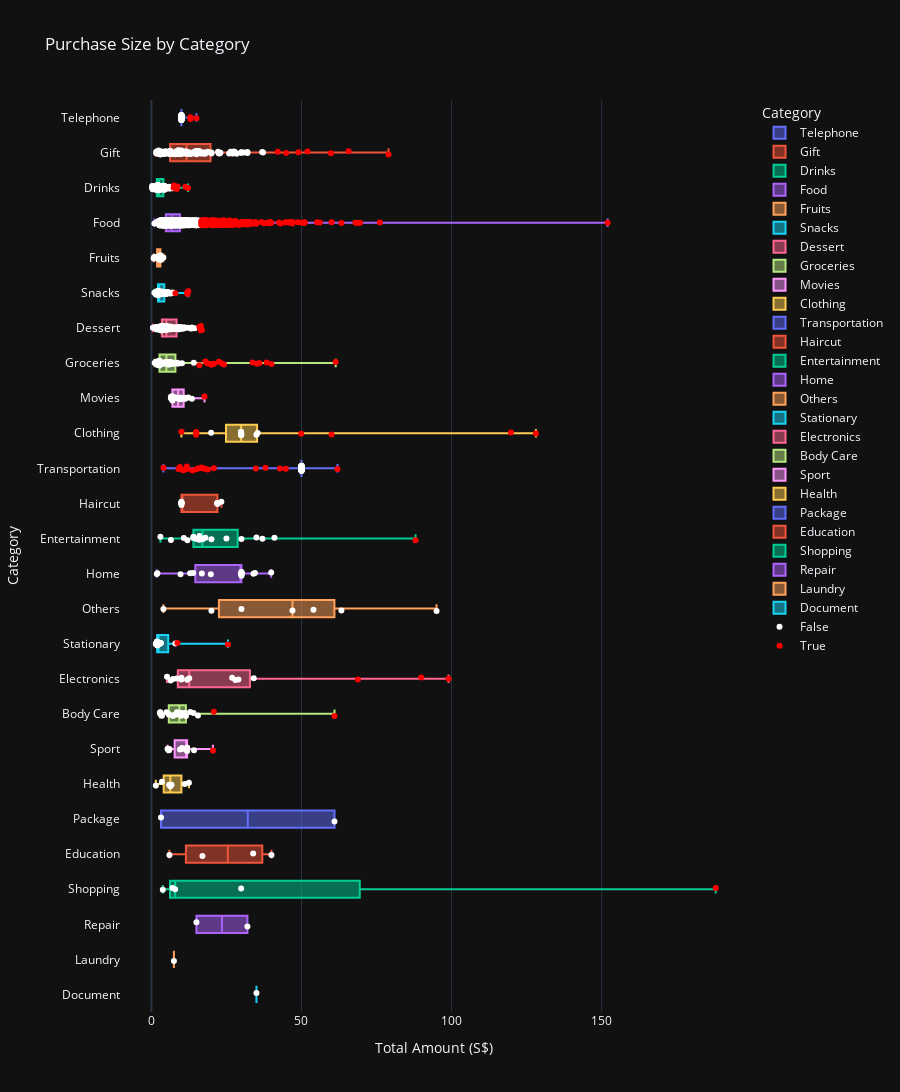

This figure's notebook cell:
### Code cell
# Boxplot of Purchase Amount (Zoomed-in)
fig2 = px.strip(
    EXPENSES,
    x="Amount",
    y="Category",
    color="Outlier",  # Highlight outlier status
    orientation="h",
    color_discrete_map={
        True: "red", 
        False: "white"
    }
)

fig = px.box(
    EXPENSES,
    x="Amount",
    y="Category",
    color="Category",
    title="Purchase Size by Category",
    custom_data=["Amount", "Category", "Outlier"],
    template="plotly_dark",
    points=False,
    orientation="h"
)

fig.add_traces(fig2.data)

fig.update_traces(
    hovertemplate="<br>".join([
        "Category: %{y}",
        "Total Amount: S$%{x:.2f}"
    ])
)

fig.update_layout(
    height=1500, 
    xaxis_title="Total Amount (S$)", 
    yaxis_title="Category"
)

fig.show()

FIG_TITLE = fig.layout.title.text if fig.layout.title else "Untitled Plot"
PLOT_CAPTION = """
Since each category has distinct data range and descriptive statistics, it is only reasonable the outliers are detected within each category separately.
Upon outlier detection, red and white dots signify outlier and non-outlier data points respectively.
"""

PLOT_CAPTION_WRAPPED = textwrap.fill(PLOT_CAPTION, width=130)
print(PLOT_CAPTION_WRAPPED)

print("\n--------------------------------\n")

SAVE_PLOT_AND_REGISTER(
    fig,
    FILENAME="BOX_PLOT_PURCHASE_SIZE_BY_CATEGORY.png",
    TITLE=FIG_TITLE,
    CAPTION=PLOT_CAPTION_WRAPPED
)

### Figure 1 — Plotly figure (JSON) as saved in the notebook; plotly's stock layout.template omitted (floating-point values rounded to 4 significant figures; data arrays with more than 128 entries replaced by an {"elided": "..."} marker saying what was removed)
{"data": [{"alignmentgroup": "True", "boxpoints": false, "customdata": [[10, "Telephone", false], [10, "Telephone", false], [10, "Telephone", false], [10, "Telephone", false], [10, "Telephone", false], [10, "Telephone", false], [10, "Telephone", false], [10, "Telephone", false], [10, "Telephone", false], [10, "Telephone", false], [10, "Telephone", false], [10, "Telephone", false], [10, "Telephone", false], [10, "Telephone", false], [10, "Telephone", false], [10, "Telephone", false], [10, "Telephone", false], [10, "Telephone", false], [10, "Telephone", false], [10, "Telephone", false], [10, "Telephone", false], [10, "Telephone", false], [10, "Telephone", false], [10, "Telephone", false], [10, "Telephone", false], [10, "Telephone", false], [10, "Telephone", false], [10, "Telephone", false], [13, "Telephone", true], [10, "Telephone", false], [10, "Telephone", false], [10, "Telephone", false], [10, "Telephone", false], [10, "Telephone", false], [10, "Telephone", false], [10, "Telephone", false], [10, "Telephone", false], [13, "Telephone", true], [15, "Telephone", true], [13, "Telephone", true]], "hovertemplate": "Category: %{y}<br>Total Amount: S$%{x:.2f}", "legendgroup": "Telephone", "marker": {"color": "#636efa"}, "name": "Telephone", "notched": false, "offsetgroup": "Telephone", "orientation": "h", "showlegend": true, "type": "box", "x": [10.0, 10.0, 10.0, 10.0, 10.0, 10.0, 10.0, 10.0, 10.0, 10.0, 10.0, 10.0, 10.0, 10.0, 10.0, 10.0, 10.0, 10.0, 10.0, 10.0, 10.0, 10.0, 10.0, 10.0, 10.0, 10.0, 10.0, 10.0, 13.0, 10.0, 10.0, 10.0, 10.0, 10.0, 10.0, 10.0, 10.0, 13.0, 15.0, 13.0], "x0": " ", "xaxis": "x", "y": ["Telephone", "Telephone", "Telephone", "Telephone", "Telephone", "Telephone", "Telephone", "Telephone", "Telephone", "Telephone", "Telephone", "Telephone", "Telephone", "Telephone", "Telephone", "Telephone", "Telephone", "Telephone", "Telephone", "Telephone", "Telephone", "Telephone", "Telephone", "Telephone", "Telephone", "Telephone", "Telephone", "Telephone", "Telephone", "Telephone", "Telephone", "Telephone", "Telephone", "Telephone", "Telephone", "Telephone", "Telephone", "Telephone", "Telephone", "Telephone"], "y0": " ", "yaxis": "y"}, {"alignmentgroup": "True", "boxpoints": false, "customdata": {"elided": "111x3 mixed values"}, "hovertemplate": "Category: %{y}<br>Total Amount: S$%{x:.2f}", "legendgroup": "Gift", "marker": {"color": "#EF553B"}, "name": "Gift", "notched": false, "offsetgroup": "Gift", "orientation": "h", "showlegend": true, "type": "box", "x": [15.3, 32.0, 8.3, 8.3, 27.0, 6.0, 7.9, 7.5, 5.0, 15.0, 6.0, 15.0, 5.5, 2.3, 6.5, 7.0, 10.0, 11.7, 59.8, 14.5, 49.0, 6.0, 1.6, 4.0, 1.6, 3.0, 3.8, 10.0, 2.5, 15.0, 22.4, 2.9, 11.5, 8.9, 11.1, 12.5, 29.9, 10.0, 14.5, 27.2, 12.3, 2.3, 28.4, 14.1, 2.5, 15.0, 14.7, 8.5, 9.0, 10.0, 37.2, 9.0, 44.9, 15.5, 15.9, 4.5, 12.5, 17.9, 10.0, 6.0, 13.2, 29.9, 20.0, 9.0, 18.8, 10.4, 2.4, 9.8, 17.9, 11.5, 20.0, 30.0, 27.5, 3.5, 4.2, 6.0, 6.3, 6.7, 6.3, 36.9, 30.9, 17.2, 17.5, 65.7, 5.0, 32.0, 25.9, 17.4, 8.9, 4.3, 16.5, 2.8, 6.2, 42.1, 8.0, 17.0, 27.9, 15.0, 26.4, 12.0, 15.9, 23.0, 4.7, 5.9, 6.0, 52.0, 18.6, 79.0, 22.2, 9.0, 22.7], "x0": " ", "xaxis": "x", "y": ["Gift", "Gift", "Gift", "Gift", "Gift", "Gift", "Gift", "Gift", "Gift", "Gift", "Gift", "Gift", "Gift", "Gift", "Gift", "Gift", "Gift", "Gift", "Gift", "Gift", "Gift", "Gift", "Gift", "Gift", "Gift", "Gift", "Gift", "Gift", "Gift", "Gift", "Gift", "Gift", "Gift", "Gift", "Gift", "Gift", "Gift", "Gift", "Gift", "Gift", "Gift", "Gift", "Gift", "Gift", "Gift", "Gift", "Gift", "Gift", "Gift", "Gift", "Gift", "Gift", "Gift", "Gift", "Gift", "Gift", "Gift", "Gift", "Gift", "Gift", "Gift", "Gift", "Gift", "Gift", "Gift", "Gift", "Gift", "Gift", "Gift", "Gift", "Gift", "Gift", "Gift", "Gift", "Gift", "Gift", "Gift", "Gift", "Gift", "Gift", "Gift", "Gift", "Gift", "Gift", "Gift", "Gift", "Gift", "Gift", "Gift", "Gift", "Gift", "Gift", "Gift", "Gift", "Gift", "Gift", "Gift", "Gift", "Gift", "Gift", "Gift", "Gift", "Gift", "Gift", "Gift", "Gift", "Gift", "Gift", "Gift", "Gift", "Gift"], "y0": " ", "yaxis": "y"}, {"alignmentgroup": "True", "boxpoints": false, "customdata": {"elided": "206x3 mixed values"}, "hovertemplate": "Category: %{y}<br>Total Amount: S$%{x:.2f}", "legendgroup": "Drinks", "marker": {"color": "#00cc96"}, "name": "Drinks", "notched": false, "offsetgroup": "Drinks", "orientation": "h", "showlegend": true, "type": "box", "x": {"elided": "206 float values"}, "x0": " ", "xaxis": "x", "y": {"elided": "206 str values"}, "y0": " ", "yaxis": "y"}, {"alignmentgroup": "True", "boxpoints": false, "customdata": {"elided": "2722x3 mixed values"}, "hovertemplate": "Category: %{y}<br>Total Amount: S$%{x:.2f}", "legendgroup": "Food", "marker": {"color": "#ab63fa"}, "name": "Food", "notched": false, "offsetgroup": "Food", "orientation": "h", "showlegend": true, "type": "box", "x": {"elided": "2722 float values"}, "x0": " ", "xaxis": "x", "y": {"elided": "2722 str values"}, "y0": " ", "yaxis": "y"}, {"alignmentgroup": "True", "boxpoints": false, "customdata": [[3, "Fruits", false], [3, "Fruits", false], [4, "Fruits", false], [3, "Fruits", false], [3, "Fruits", false], [3, "Fruits", false], [2.7, "Fruits", false], [2.5, "Fruits", false], [3, "Fruits", false], [3, "Fruits", false], [2.5, "Fruits", false], [2.7, "Fruits", false], [2.5, "Fruits", false], [2.6, "Fruits", false], [2.5, "Fruits", false], [2, "Fruits", false], [2.5, "Fruits", false], [1, "Fruits", false], [2.25, "Fruits", false], [2.5, "Fruits", false], [2.5, "Fruits", false], [3, "Fruits", false], [3, "Fruits", false], [1.6, "Fruits", false], [2.8, "Fruits", false], [3, "Fruits", false], [0.8, "Fruits", false], [0.8, "Fruits", false], [1.8, "Fruits", false], [1.8, "Fruits", false], [0.8, "Fruits", false], [3, "Fruits", false], [3, "Fruits", false], [1.8, "Fruits", false], [1.8, "Fruits", false], [1.8, "Fruits", false], [3.8, "Fruits", false], [3, "Fruits", false], [3, "Fruits", false], [3, "Fruits", false]], "hovertemplate": "Category: %{y}<br>Total Amount: S$%{x:.2f}", "legendgroup": "Fruits", "marker": {"color": "#FFA15A"}, "name": "Fruits", "notched": false, "offsetgroup": "Fruits", "orientation": "h", "showlegend": true, "type": "box", "x": [3.0, 3.0, 4.0, 3.0, 3.0, 3.0, 2.7, 2.5, 3.0, 3.0, 2.5, 2.7, 2.5, 2.6, 2.5, 2.0, 2.5, 1.0, 2.25, 2.5, 2.5, 3.0, 3.0, 1.6, 2.8, 3.0, 0.8, 0.8, 1.8, 1.8, 0.8, 3.0, 3.0, 1.8, 1.8, 1.8, 3.8, 3.0, 3.0, 3.0], "x0": " ", "xaxis": "x", "y": ["Fruits", "Fruits", "Fruits", "Fruits", "Fruits", "Fruits", "Fruits", "Fruits", "Fruits", "Fruits", "Fruits", "Fruits", "Fruits", "Fruits", "Fruits", "Fruits", "Fruits", "Fruits", "Fruits", "Fruits", "Fruits", "Fruits", "Fruits", "Fruits", "Fruits", "Fruits", "Fruits", "Fruits", "Fruits", "Fruits", "Fruits", "Fruits", "Fruits", "Fruits", "Fruits", "Fruits", "Fruits", "Fruits", "Fruits", "Fruits"], "y0": " ", "yaxis": "y"}, {"alignmentgroup": "True", "boxpoints": false, "customdata": {"elided": "85x3 mixed values"}, "hovertemplate": "Category: %{y}<br>Total Amount: S$%{x:.2f}", "legendgroup": "Snacks", "marker": {"color": "#19d3f3"}, "name": "Snacks", "notched": false, "offsetgroup": "Snacks", "orientation": "h", "showlegend": true, "type": "box", "x": [5.2, 4.3, 7.3, 2.0, 2.5, 1.9, 1.0, 2.3, 3.7, 2.2, 3.6, 3.5, 3.3, 4.5, 2.4, 7.0, 1.5, 1.9, 5.0, 2.2, 3.0, 2.2, 2.4, 4.7, 2.2, 1.5, 1.6, 2.2, 4.3, 2.2, 2.2, 5.1, 3.5, 2.4, 2.2, 2.2, 2.4, 3.5, 2.2, 2.9, 2.2, 3.3, 1.9, 5.2, 2.2, 2.4, 2.4, 4.8, 2.6, 3.6, 11.9, 2.5, 1.8, 2.0, 5.7, 2.0, 2.5, 2.7, 2.5, 4.4, 8.0, 1.5, 6.4, 2.6, 2.8, 2.5, 2.4, 1.5, 2.6, 3.7, 5.4, 1.5, 3.7, 4.3, 5.4, 4.2, 1.7, 3.4, 3.9, 4.5, 3.7, 5.2, 1.5, 12.0, 12.3], "x0": " ", "xaxis": "x", "y": ["Snacks", "Snacks", "Snacks", "Snacks", "Snacks", "Snacks", "Snacks", "Snacks", "Snacks", "Snacks", "Snacks", "Snacks", "Snacks", "Snacks", "Snacks", "Snacks", "Snacks", "Snacks", "Snacks", "Snacks", "Snacks", "Snacks", "Snacks", "Snacks", "Snacks", "Snacks", "Snacks", "Snacks", "Snacks", "Snacks", "Snacks", "Snacks", "Snacks", "Snacks", "Snacks", "Snacks", "Snacks", "Snacks", "Snacks", "Snacks", "Snacks", "Snacks", "Snacks", "Snacks", "Snacks", "Snacks", "Snacks", "Snacks", "Snacks", "Snacks", "Snacks", "Snacks", "Snacks", "Snacks", "Snacks", "Snacks", "Snacks", "Snacks", "Snacks", "Snacks", "Snacks", "Snacks", "Snacks", "Snacks", "Snacks", "Snacks", "Snacks", "Snacks", "Snacks", "Snacks", "Snacks", "Snacks", "Snacks", "Snacks", "Snacks", "Snacks", "Snacks", "Snacks", "Snacks", "Snacks", "Snacks", "Snacks", "Snacks", "Snacks", "Snacks"], "y0": " ", "yaxis": "y"}, {"alignmentgroup": "True", "boxpoints": false, "customdata": {"elided": "107x3 mixed values"}, "hovertemplate": "Category: %{y}<br>Total Amount: S$%{x:.2f}", "legendgroup": "Dessert", "marker": {"color": "#FF6692"}, "name": "Dessert", "notched": false, "offsetgroup": "Dessert", "orientation": "h", "showlegend": true, "type": "box", "x": [3.9, 2.8, 3.5, 2.8, 3.0, 10.5, 1.4, 1.8, 3.8, 4.7, 3.4, 2.7, 8.0, 6.0, 9.5, 4.3, 6.0, 7.5, 3.5, 9.2, 7.6, 0.5, 2.3, 3.5, 1.6, 2.2, 3.3, 4.4, 5.2, 6.4, 3.5, 2.5, 9.3, 3.0, 9.3, 3.0, 3.2, 3.8, 1.6, 3.5, 3.0, 2.8, 4.5, 1.6, 3.8, 7.6, 8.9, 5.0, 3.8, 5.5, 3.2, 1.7, 9.4, 4.8, 7.5, 12.2, 4.0, 4.9, 3.4, 8.8, 4.0, 8.9, 3.5, 9.0, 6.5, 16.5, 3.5, 4.8, 3.8, 8.1, 6.5, 5.5, 6.0, 14.4, 5.1, 13.2, 6.1, 4.9, 16.4, 3.7, 6.0, 8.5, 6.7, 6.9, 13.5, 11.1, 3.7, 11.0, 10.0, 5.5, 3.9, 8.8, 3.0, 10.9, 9.5, 5.7, 5.0, 13.5, 16.0, 10.0, 5.2, 4.2, 5.2, 1.8, 16.8, 5.0, 5.6], "x0": " ", "xaxis": "x", "y": ["Dessert", "Dessert", "Dessert", "Dessert", "Dessert", "Dessert", "Dessert", "Dessert", "Dessert", "Dessert", "Dessert", "Dessert", "Dessert", "Dessert", "Dessert", "Dessert", "Dessert", "Dessert", "Dessert", "Dessert", "Dessert", "Dessert", "Dessert", "Dessert", "Dessert", "Dessert", "Dessert", "Dessert", "Dessert", "Dessert", "Dessert", "Dessert", "Dessert", "Dessert", "Dessert", "Dessert", "Dessert", "Dessert", "Dessert", "Dessert", "Dessert", "Dessert", "Dessert", "Dessert", "Dessert", "Dessert", "Dessert", "Dessert", "Dessert", "Dessert", "Dessert", "Dessert", "Dessert", "Dessert", "Dessert", "Dessert", "Dessert", "Dessert", "Dessert", "Dessert", "Dessert", "Dessert", "Dessert", "Dessert", "Dessert", "Dessert", "Dessert", "Dessert", "Dessert", "Dessert", "Dessert", "Dessert", "Dessert", "Dessert", "Dessert", "Dessert", "Dessert", "Dessert", "Dessert", "Dessert", "Dessert", "Dessert", "Dessert", "Dessert", "Dessert", "Dessert", "Dessert", "Dessert", "Dessert", "Dessert", "Dessert", "Dessert", "Dessert", "Dessert", "Dessert", "Dessert", "Dessert", "Dessert", "Dessert", "Dessert", "Dessert", "Dessert", "Dessert", "Dessert", "Dessert", "Dessert", "Dessert"], "y0": " ", "yaxis": "y"}, {"alignmentgroup": "True", "boxpoints": false, "customdata": {"elided": "82x3 mixed values"}, "hovertemplate": "Category: %{y}<br>Total Amount: S$%{x:.2f}", "legendgroup": "Groceries", "marker": {"color": "#B6E880"}, "name": "Groceries", "notched": false, "offsetgroup": "Groceries", "orientation": "h", "showlegend": true, "type": "box", "x": [16.0, 2.4, 4.7, 2.7, 2.7, 5.3, 5.3, 6.0, 2.1, 2.5, 2.7, 3.8, 2.1, 2.4, 7.1, 5.0, 5.0, 2.0, 2.2, 1.8, 2.2, 3.7, 2.7, 2.0, 2.7, 2.4, 2.1, 2.0, 2.7, 2.7, 2.8, 2.35, 2.7, 2.7, 2.8, 2.0, 6.4, 2.35, 2.7, 3.0, 1.1, 5.0, 7.0, 4.5, 6.3, 10.2, 8.6, 3.2, 24.2, 2.1, 20.0, 5.9, 5.9, 19.6, 5.8, 5.2, 9.1, 8.6, 6.0, 7.0, 5.2, 6.4, 1.4, 5.5, 6.0, 4.0, 40.0, 36.0, 8.0, 18.6, 18.0, 35.2, 14.1, 2.8, 22.5, 20.9, 5.6, 7.3, 61.4, 38.4, 23.5, 33.7], "x0": " ", "xaxis": "x", "y": ["Groceries", "Groceries", "Groceries", "Groceries", "Groceries", "Groceries", "Groceries", "Groceries", "Groceries", "Groceries", "Groceries", "Groceries", "Groceries", "Groceries", "Groceries", "Groceries", "Groceries", "Groceries", "Groceries", "Groceries", "Groceries", "Groceries", "Groceries", "Groceries", "Groceries", "Groceries", "Groceries", "Groceries", "Groceries", "Groceries", "Groceries", "Groceries", "Groceries", "Groceries", "Groceries", "Groceries", "Groceries", "Groceries", "Groceries", "Groceries", "Groceries", "Groceries", "Groceries", "Groceries", "Groceries", "Groceries", "Groceries", "Groceries", "Groceries", "Groceries", "Groceries", "Groceries", "Groceries", "Groceries", "Groceries", "Groceries", "Groceries", "Groceries", "Groceries", "Groceries", "Groceries", "Groceries", "Groceries", "Groceries", "Groceries", "Groceries", "Groceries", "Groceries", "Groceries", "Groceries", "Groceries", "Groceries", "Groceries", "Groceries", "Groceries", "Groceries", "Groceries", "Groceries", "Groceries", "Groceries", "Groceries", "Groceries"], "y0": " ", "yaxis": "y"}, {"alignmentgroup": "True", "boxpoints": false, "customdata": [[7, "Movies", false], [9.5, "Movies", false], [7, "Movies", false], [6.5, "Movies", false], [6.5, "Movies", false], [7, "Movies", false], [7, "Movies", false], [8.3, "Movies", false], [9.5, "Movies", false], [7, "Movies", false], [12.3, "Movies", false], [9.5, "Movies", false], [10, "Movies", false], [7, "Movies", false], [8, "Movies", false], [7, "Movies", false], [9.3, "Movies", false], [7, "Movies", false], [7, "Movies", false], [9.8, "Movies", false], [11.3, "Movies", false], [13.5, "Movies", false], [10.5, "Movies", false], [8.5, "Movies", false], [11, "Movies", false], [11, "Movies", false], [17.7, "Movies", true], [11, "Movies", false]], "hovertemplate": "Category: %{y}<br>Total Amount: S$%{x:.2f}", "legendgroup": "Movies", "marker": {"color": "#FF97FF"}, "name": "Movies", "notched": false, "offsetgroup": "Movies", "orientation": "h", "showlegend": true, "type": "box", "x": [7.0, 9.5, 7.0, 6.5, 6.5, 7.0, 7.0, 8.3, 9.5, 7.0, 12.3, 9.5, 10.0, 7.0, 8.0, 7.0, 9.3, 7.0, 7.0, 9.8, 11.3, 13.5, 10.5, 8.5, 11.0, 11.0, 17.7, 11.0], "x0": " ", "xaxis": "x", "y": ["Movies", "Movies", "Movies", "Movies", "Movies", "Movies", "Movies", "Movies", "Movies", "Movies", "Movies", "Movies", "Movies", "Movies", "Movies", "Movies", "Movies", "Movies", "Movies", "Movies", "Movies", "Movies", "Movies", "Movies", "Movies", "Movies", "Movies", "Movies"], "y0": " ", "yaxis": "y"}, {"alignmentgroup": "True", "boxpoints": false, "customdata": [[15, "Clothing", true], [14.9, "Clothing", true], [29.9, "Clothing", false], [10, "Clothing", true], [29.8, "Clothing", false], [29.9, "Clothing", false], [29.8, "Clothing", false], [29.9, "Clothing", false], [60, "Clothing", true], [29.9, "Clothing", false], [29.9, "Clothing", false], [128.1, "Clothing", true], [49.9, "Clothing", true], [29.9, "Clothing", false], [119.8, "Clothing", true], [29.9, "Clothing", false], [35.4, "Clothing", false], [35, "Clothing", false], [19.9, "Clothing", false], [14.9, "Clothing", true]], "hovertemplate": "Category: %{y}<br>Total Amount: S$%{x:.2f}", "legendgroup": "Clothing", "marker": {"color": "#FECB52"}, "name": "Clothing", "notched": false, "offsetgroup": "Clothing", "orientation": "h", "showlegend": true, "type": "box", "x": [15.0, 14.9, 29.9, 10.0, 29.8, 29.9, 29.8, 29.9, 60.0, 29.9, 29.9, 128.1, 49.9, 29.9, 119.8, 29.9, 35.4, 35.0, 19.9, 14.9], "x0": " ", "xaxis": "x", "y": ["Clothing", "Clothing", "Clothing", "Clothing", "Clothing", "Clothing", "Clothing", "Clothing", "Clothing", "Clothing", "Clothing", "Clothing", "Clothing", "Clothing", "Clothing", "Clothing", "Clothing", "Clothing", "Clothing", "Clothing"], "y0": " ", "yaxis": "y"}, {"alignmentgroup": "True", "boxpoints": false, "customdata": {"elided": "80x3 mixed values"}, "hovertemplate": "Category: %{y}<br>Total Amount: S$%{x:.2f}", "legendgroup": "Transportation", "marker": {"color": "#636efa"}, "name": "Transportation", "notched": false, "offsetgroup": "Transportation", "orientation": "h", "showlegend": true, "type": "box", "x": [50.0, 9.0, 9.5, 50.0, 50.0, 50.0, 50.0, 50.0, 50.0, 50.0, 50.0, 50.0, 50.0, 50.0, 50.0, 50.0, 50.0, 50.0, 12.0, 50.0, 50.0, 50.0, 50.0, 62.0, 17.0, 50.0, 50.0, 50.0, 50.0, 50.0, 50.0, 50.0, 50.0, 50.0, 50.0, 11.8, 15.8, 50.0, 50.0, 50.0, 50.0, 50.0, 50.0, 50.0, 50.0, 50.0, 50.0, 50.0, 13.7, 15.0, 50.0, 50.0, 50.0, 50.0, 16.8, 50.0, 17.8, 50.0, 44.8, 34.8, 50.0, 50.0, 11.4, 42.8, 50.0, 10.5, 50.0, 20.8, 18.8, 50.0, 50.0, 50.0, 38.0, 4.0, 50.0, 50.0, 50.0, 50.0, 50.0, 50.0], "x0": " ", "xaxis": "x", "y": ["Transportation", "Transportation", "Transportation", "Transportation", "Transportation", "Transportation", "Transportation", "Transportation", "Transportation", "Transportation", "Transportation", "Transportation", "Transportation", "Transportation", "Transportation", "Transportation", "Transportation", "Transportation", "Transportation", "Transportation", "Transportation", "Transportation", "Transportation", "Transportation", "Transportation", "Transportation", "Transportation", "Transportation", "Transportation", "Transportation", "Transportation", "Transportation", "Transportation", "Transportation", "Transportation", "Transportation", "Transportation", "Transportation", "Transportation", "Transportation", "Transportation", "Transportation", "Transportation", "Transportation", "Transportation", "Transportation", "Transportation", "Transportation", "Transportation", "Transportation", "Transportation", "Transportation", "Transportation", "Transportation", "Transportation", "Transportation", "Transportation", "Transportation", "Transportation", "Transportation", "Transportation", "Transportation", "Transportation", "Transportation", "Transportation", "Transportation", "Transportation", "Transportation", "Transportation", "Transportation", "Transportation", "Transportation", "Transportation", "Transportation", "Transportation", "Transportation", "Transportation", "Transportation", "Transportation", "Transportation"], "y0": " ", "yaxis": "y"}, {"alignmentgroup": "True", "boxpoints": false, "customdata": [[10, "Haircut", false], [10, "Haircut", false], [10, "Haircut", false], [10, "Haircut", false], [10, "Haircut", false], [10, "Haircut", false], [22, "Haircut", false], [22, "Haircut", false], [10, "Haircut", false], [10, "Haircut", false], [22, "Haircut", false], [23.3, "Haircut", false], [22, "Haircut", false], [22, "Haircut", false]], "hovertemplate": "Category: %{y}<br>Total Amount: S$%{x:.2f}", "legendgroup": "Haircut", "marker": {"color": "#EF553B"}, "name": "Haircut", "notched": false, "offsetgroup": "Haircut", "orientation": "h", "showlegend": true, "type": "box", "x": [10.0, 10.0, 10.0, 10.0, 10.0, 10.0, 22.0, 22.0, 10.0, 10.0, 22.0, 23.3, 22.0, 22.0], "x0": " ", "xaxis": "x", "y": ["Haircut", "Haircut", "Haircut", "Haircut", "Haircut", "Haircut", "Haircut", "Haircut", "Haircut", "Haircut", "Haircut", "Haircut", "Haircut", "Haircut"], "y0": " ", "yaxis": "y"}, {"alignmentgroup": "True", "boxpoints": false, "customdata": [[10.8, "Entertainment", false], [88, "Entertainment", true], [41, "Entertainment", false], [17, "Entertainment", false], [6.5, "Entertainment", false], [3, "Entertainment", false], [16, "Entertainment", false], [14, "Entertainment", false], [37, "Entertainment", false], [17, "Entertainment", false], [14, "Entertainment", false], [35, "Entertainment", false], [20, "Entertainment", false], [16, "Entertainment", false], [30, "Entertainment", false], [25, "Entertainment", false], [15, "Entertainment", false], [18, "Entertainment", false], [12, "Entertainment", false]], "hovertemplate": "Category: %{y}<br>Total Amount: S$%{x:.2f}", "legendgroup": "Entertainment", "marker": {"color": "#00cc96"}, "name": "Entertainment", "notched": false, "offsetgroup": "Entertainment", "orientation": "h", "showlegend": true, "type": "box", "x": [10.8, 88.0, 41.0, 17.0, 6.5, 3.0, 16.0, 14.0, 37.0, 17.0, 14.0, 35.0, 20.0, 16.0, 30.0, 25.0, 15.0, 18.0, 12.0], "x0": " ", "xaxis": "x", "y": ["Entertainment", "Entertainment", "Entertainment", "Entertainment", "Entertainment", "Entertainment", "Entertainment", "Entertainment", "Entertainment", "Entertainment", "Entertainment", "Entertainment", "Entertainment", "Entertainment", "Entertainment", "Entertainment", "Entertainment", "Entertainment", "Entertainment"], "y0": " ", "yaxis": "y"}, {"alignmentgroup": "True", "boxpoints": false, "customdata": [[2, "Home", false], [1.8, "Home", false], [30, "Home", false], [16.8, "Home", false], [30, "Home", false], [30, "Home", false], [30, "Home", false], [34, "Home", false], [30, "Home", false], [34.5, "Home", false], [30, "Home", false], [30, "Home", false], [19.8, "Home", false], [30, "Home", false], [9.7, "Home", false], [39.9, "Home", false], [12.9, "Home", false], [30, "Home", false], [13.9, "Home", false]], "hovertemplate": "Category: %{y}<br>Total Amount: S$%{x:.2f}", "legendgroup": "Home", "marker": {"color": "#ab63fa"}, "name": "Home", "notched": false, "offsetgroup": "Home", "orientation": "h", "showlegend": true, "type": "box", "x": [2.0, 1.8, 30.0, 16.8, 30.0, 30.0, 30.0, 34.0, 30.0, 34.5, 30.0, 30.0, 19.8, 30.0, 9.7, 39.9, 12.9, 30.0, 13.9], "x0": " ", "xaxis": "x", "y": ["Home", "Home", "Home", "Home", "Home", "Home", "Home", "Home", "Home", "Home", "Home", "Home", "Home", "Home", "Home", "Home", "Home", "Home", "Home"], "y0": " ", "yaxis": "y"}, {"alignmentgroup": "True", "boxpoints": false, "customdata": [[30, "Others", false], [4, "Others", false], [54, "Others", false], [47, "Others", false], [95, "Others", false], [63.3, "Others", false], [20, "Others", false]], "hovertemplate": "Category: %{y}<br>Total Amount: S$%{x:.2f}", "legendgroup": "Others", "marker": {"color": "#FFA15A"}, "name": "Others", "notched": false, "offsetgroup": "Others", "orientation": "h", "showlegend": true, "type": "box", "x": [30.0, 4.0, 54.0, 47.0, 95.0, 63.3, 20.0], "x0": " ", "xaxis": "x", "y": ["Others", "Others", "Others", "Others", "Others", "Others", "Others"], "y0": " ", "yaxis": "y"}, {"alignmentgroup": "True", "boxpoints": false, "customdata": [[2.6, "Stationary", false], [8, "Stationary", false], [2, "Stationary", false], [3.2, "Stationary", false], [8.65, "Stationary", true], [2.5, "Stationary", false], [2, "Stationary", false], [1.5, "Stationary", false], [1.5, "Stationary", false], [1.8, "Stationary", false], [2.3, "Stationary", false], [25.5, "Stationary", true]], "hovertemplate": "Category: %{y}<br>Total Amount: S$%{x:.2f}", "legendgroup": "Stationary", "marker": {"color": "#19d3f3"}, "name": "Stationary", "notched": false, "offsetgroup": "Stationary", "orientation": "h", "showlegend": true, "type": "box", "x": [2.6, 8.0, 2.0, 3.2, 8.65, 2.5, 2.0, 1.5, 1.5, 1.8, 2.3, 25.5], "x0": " ", "xaxis": "x", "y": ["Stationary", "Stationary", "Stationary", "Stationary", "Stationary", "Stationary", "Stationary", "Stationary", "Stationary", "Stationary", "Stationary", "Stationary"], "y0": " ", "yaxis": "y"}, {"alignmentgroup": "True", "boxpoints": false, "customdata": [[6.4, "Electronics", false], [10, "Electronics", false], [10, "Electronics", false], [8.4, "Electronics", false], [11.9, "Electronics", false], [12.6, "Electronics", false], [68.8, "Electronics", true], [26.9, "Electronics", false], [99, "Electronics", true], [89.9, "Electronics", true], [28, "Electronics", false], [34.1, "Electronics", false], [5.2, "Electronics", false], [29, "Electronics", false], [7.2, "Electronics", false]], "hovertemplate": "Category: %{y}<br>Total Amount: S$%{x:.2f}", "legendgroup": "Electronics", "marker": {"color": "#FF6692"}, "name": "Electronics", "notched": false, "offsetgroup": "Electronics", "orientation": "h", "showlegend": true, "type": "box", "x": [6.4, 10.0, 10.0, 8.4, 11.9, 12.6, 68.8, 26.9, 99.0, 89.9, 28.0, 34.1, 5.2, 29.0, 7.2], "x0": " ", "xaxis": "x", "y": ["Electronics", "Electronics", "Electronics", "Electronics", "Electronics", "Electronics", "Electronics", "Electronics", "Electronics", "Electronics", "Electronics", "Electronics", "Electronics", "Electronics", "Electronics"], "y0": " ", "yaxis": "y"}, {"alignmentgroup": "True", "boxpoints": false, "customdata": [[7.7, "Body Care", false], [14, "Body Care", false], [3, "Body Care", false], [8.5, "Body Care", false], [2.8, "Body Care", false], [11.2, "Body Care", false], [20.8, "Body Care", true], [3, "Body Care", false], [12.9, "Body Care", false], [3.5, "Body Care", false], [5.9, "Body Care", false], [8.7, "Body Care", false], [11, "Body Care", false], [15.5, "Body Care", false], [7.2, "Body Care", false], [9.9, "Body Care", false], [5, "Body Care", false], [61, "Body Care", true], [11.5, "Body Care", false], [10.1, "Body Care", false], [5.8, "Body Care", false], [9.9, "Body Care", false]], "hovertemplate": "Category: %{y}<br>Total Amount: S$%{x:.2f}", "legendgroup": "Body Care", "marker": {"color": "#B6E880"}, "name": "Body Care", "notched": false, "offsetgroup": "Body Care", "orientation": "h", "showlegend": true, "type": "box", "x": [7.7, 14.0, 3.0, 8.5, 2.8, 11.2, 20.8, 3.0, 12.9, 3.5, 5.9, 8.7, 11.0, 15.5, 7.2, 9.9, 5.0, 61.0, 11.5, 10.1, 5.8, 9.9], "x0": " ", "xaxis": "x", "y": ["Body Care", "Body Care", "Body Care", "Body Care", "Body Care", "Body Care", "Body Care", "Body Care", "Body Care", "Body Care", "Body Care", "Body Care", "Body Care", "Body Care", "Body Care", "Body Care", "Body Care", "Body Care", "Body Care", "Body Care", "Body Care", "Body Care"], "y0": " ", "yaxis": "y"}, {"alignmentgroup": "True", "boxpoints": false, "customdata": [[6, "Sport", false], [11.9, "Sport", false], [11.9, "Sport", false], [11.9, "Sport", false], [10.2, "Sport", false], [10.2, "Sport", false], [11.9, "Sport", false], [20.5, "Sport", true], [11.9, "Sport", false], [11.9, "Sport", false], [11.9, "Sport", false], [9.5, "Sport", false], [5.4, "Sport", false], [5.9, "Sport", false], [14.2, "Sport", false], [5.5, "Sport", false]], "hovertemplate": "Category: %{y}<br>Total Amount: S$%{x:.2f}", "legendgroup": "Sport", "marker": {"color": "#FF97FF"}, "name": "Sport", "notched": false, "offsetgroup": "Sport", "orientation": "h", "showlegend": true, "type": "box", "x": [6.0, 11.9, 11.9, 11.9, 10.2, 10.2, 11.9, 20.5, 11.9, 11.9, 11.9, 9.5, 5.4, 5.9, 14.2, 5.5], "x0": " ", "xaxis": "x", "y": ["Sport", "Sport", "Sport", "Sport", "Sport", "Sport", "Sport", "Sport", "Sport", "Sport", "Sport", "Sport", "Sport", "Sport", "Sport", "Sport"], "y0": " ", "yaxis": "y"}, {"alignmentgroup": "True", "boxpoints": false, "customdata": [[5.9, "Health", false], [11.1, "Health", false], [6.3, "Health", false], [6.7, "Health", false], [1.5, "Health", false], [3.5, "Health", false], [12.5, "Health", false]], "hovertemplate": "Category: %{y}<br>Total Amount: S$%{x:.2f}", "legendgroup": "Health", "marker": {"color": "#FECB52"}, "name": "Health", "notched": false, "offsetgroup": "Health", "orientation": "h", "showlegend": true, "type": "box", "x": [5.9, 11.1, 6.3, 6.7, 1.5, 3.5, 12.5], "x0": " ", "xaxis": "x", "y": ["Health", "Health", "Health", "Health", "Health", "Health", "Health"], "y0": " ", "yaxis": "y"}, {"alignmentgroup": "True", "boxpoints": false, "customdata": [[61, "Package", false], [3.2, "Package", false]], "hovertemplate": "Category: %{y}<br>Total Amount: S$%{x:.2f}", "legendgroup": "Package", "marker": {"color": "#636efa"}, "name": "Package", "notched": false, "offsetgroup": "Package", "orientation": "h", "showlegend": true, "type": "box", "x": [61.0, 3.2], "x0": " ", "xaxis": "x", "y": ["Package", "Package"], "y0": " ", "yaxis": "y"}, {"alignmentgroup": "True", "boxpoints": false, "customdata": [[17, "Education", false], [33.9, "Education", false], [6, "Education", false], [40, "Education", false]], "hovertemplate": "Category: %{y}<br>Total Amount: S$%{x:.2f}", "legendgroup": "Education", "marker": {"color": "#EF553B"}, "name": "Education", "notched": false, "offsetgroup": "Education", "orientation": "h", "showlegend": true, "type": "box", "x": [17.0, 33.9, 6.0, 40.0], "x0": " ", "xaxis": "x", "y": ["Education", "Education", "Education", "Education"], "y0": " ", "yaxis": "y"}, {"alignmentgroup": "True", "boxpoints": false, "customdata": [[7, "Shopping", false], [3.8, "Shopping", false], [188, "Shopping", true], [29.9, "Shopping", false], [7.9, "Shopping", false]], "hovertemplate": "Category: %{y}<br>Total Amount: S$%{x:.2f}", "legendgroup": "Shopping", "marker": {"color": "#00cc96"}, "name": "Shopping", "notched": false, "offsetgroup": "Shopping", "orientation": "h", "showlegend": true, "type": "box", "x": [7.0, 3.8, 188.0, 29.9, 7.9], "x0": " ", "xaxis": "x", "y": ["Shopping", "Shopping", "Shopping", "Shopping", "Shopping"], "y0": " ", "yaxis": "y"}, {"alignmentgroup": "True", "boxpoints": false, "customdata": [[32, "Repair", false], [15, "Repair", false]], "hovertemplate": "Category: %{y}<br>Total Amount: S$%{x:.2f}", "legendgroup": "Repair", "marker": {"color": "#ab63fa"}, "name": "Repair", "notched": false, "offsetgroup": "Repair", "orientation": "h", "showlegend": true, "type": "box", "x": [32.0, 15.0], "x0": " ", "xaxis": "x", "y": ["Repair", "Repair"], "y0": " ", "yaxis": "y"}, {"alignmentgroup": "True", "boxpoints": false, "customdata": [[7.5, "Laundry", false]], "hovertemplate": "Category: %{y}<br>Total Amount: S$%{x:.2f}", "legendgroup": "Laundry", "marker": {"color": "#FFA15A"}, "name": "Laundry", "notched": false, "offsetgroup": "Laundry", "orientation": "h", "showlegend": true, "type": "box", "x": [7.5], "x0": " ", "xaxis": "x", "y": ["Laundry"], "y0": " ", "yaxis": "y"}, {"alignmentgroup": "True", "boxpoints": false, "customdata": [[35, "Document", false]], "hovertemplate": "Category: %{y}<br>Total Amount: S$%{x:.2f}", "legendgroup": "Document", "marker": {"color": "#19d3f3"}, "name": "Document", "notched": false, "offsetgroup": "Document", "orientation": "h", "showlegend": true, "type": "box", "x": [35.0], "x0": " ", "xaxis": "x", "y": ["Document"], "y0": " ", "yaxis": "y"}, {"alignmentgroup": "True", "boxpoints": "all", "fillcolor": "rgba(255,255,255,0)", "hoveron": "points", "hovertemplate": "Category: %{y}<br>Total Amount: S$%{x:.2f}", "legendgroup": "False", "line": {"color": "rgba(255,255,255,0)"}, "marker": {"color": "white"}, "name": "False", "offsetgroup": "False", "orientation": "h", "pointpos": 0, "showlegend": true, "type": "box", "x": {"elided": "3381 float values"}, "x0": " ", "xaxis": "x", "y": {"elided": "3381 str values"}, "y0": " ", "yaxis": "y"}, {"alignmentgroup": "True", "boxpoints": "all", "fillcolor": "rgba(255,255,255,0)", "hoveron": "points", "hovertemplate": "Category: %{y}<br>Total Amount: S$%{x:.2f}", "legendgroup": "True", "line": {"color": "rgba(255,255,255,0)"}, "marker": {"color": "red"}, "name": "True", "offsetgroup": "True", "orientation": "h", "pointpos": 0, "showlegend": true, "type": "box", "x": {"elided": "286 float values"}, "x0": " ", "xaxis": "x", "y": {"elided": "286 str values"}, "y0": " ", "yaxis": "y"}], "layout": {"boxmode": "overlay", "height": 1500, "legend": {"title": {"text": "Category"}, "tracegroupgap": 0}, "title": {"text": "Purchase Size by Category"}, "xaxis": {"anchor": "y", "domain": [0, 1], "title": {"text": "Total Amount (S$)"}}, "yaxis": {"anchor": "x", "categoryarray": ["Document", "Laundry", "Repair", "Shopping", "Education", "Package", "Health", "Sport", "Body Care", "Electronics", "Stationary", "Others", "Home", "Entertainment", "Haircut", "Transportation", "Clothing", "Movies", "Groceries", "Dessert", "Snacks", "Fruits", "Food", "Drinks", "Gift", "Telephone"], "categoryorder": "array", "domain": [0, 1], "title": {"text": "Category"}}}}
